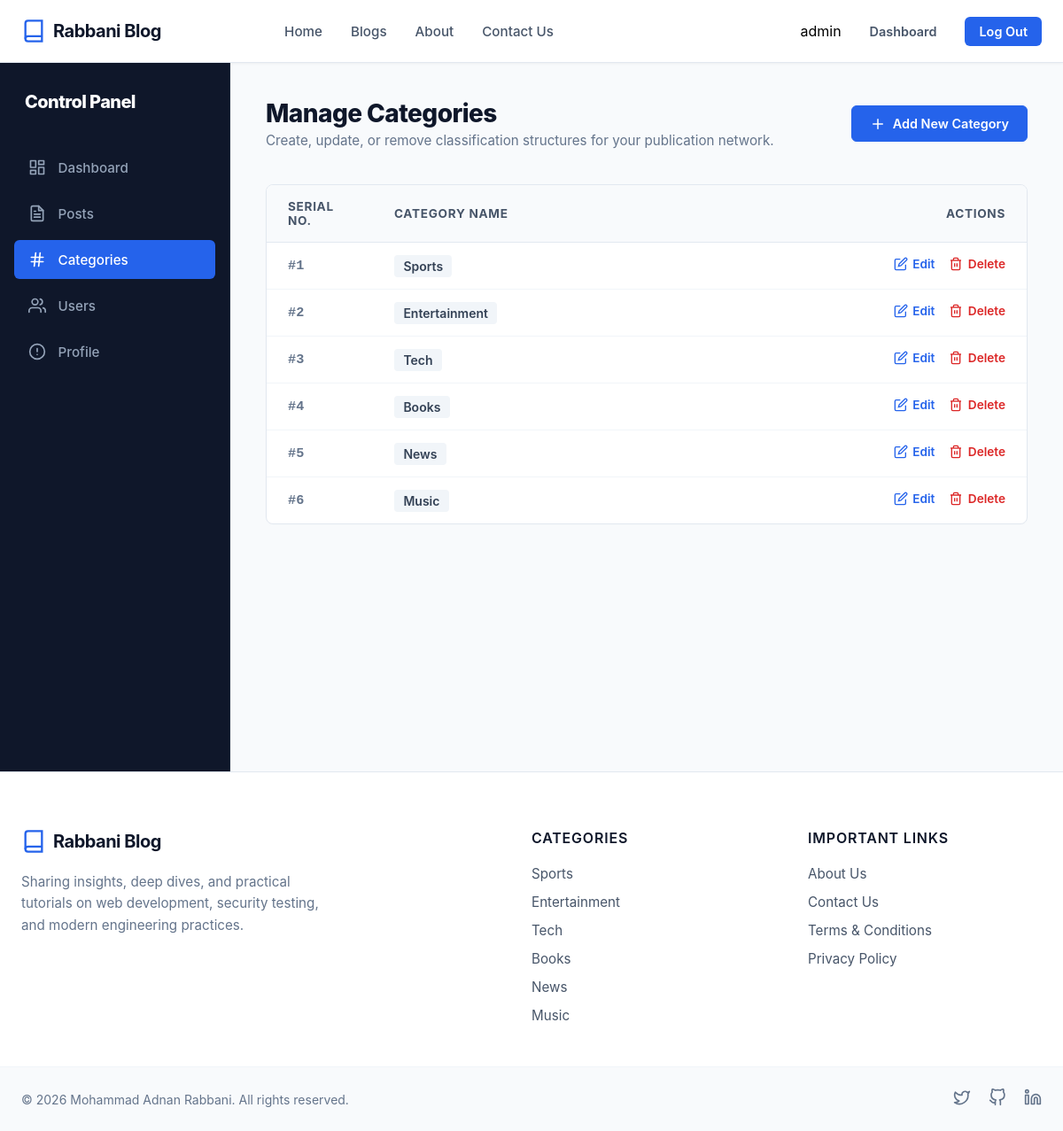
The page /account/categories (signed in) on the database its author committed.
### home/models.py (models this page shows, shortened)
class Category(models.Model):
    category_name = models.CharField(max_length=200)
    slug = models.SlugField(max_length=200, default='cat')
    created_at = models.DateTimeField(auto_now_add=True)
    updated_at = models.DateTimeField(auto_now=True)

### account/views.py (the view)
# urls.py: path('categories', views.categories_acc, name='categories_acc' ),
@login_required(login_url='login_user')
@permission_required('home.view_category', raise_exception=True)
def categories_acc(request):
    categories = Category.objects.all()
    return render(request,'Pages/categories_acc.html', {'categories': categories})

### home/context_processors.py (called while the page is built)
def categories(request):
    return {
        'categories': Category.objects.all()
    }

### templates/Pages/categories_acc.html (shortened to what this page needs)
{% extends 'Pages/base.html' %}
{% load static %}
{% block content %}
<!doctype html>
<html lang="en">
<head>
    <link rel="stylesheet" href="{% static 'CSS/categories_acc.css' %}">
</head>
<body>
<div class="dashboard-wrapper">
    {% include 'Widgets/sidebar.html' %}
    <main class="dash-main-content">
        <header class="dash-content-header dashboard-action-header">
            <div class="welcome-msg">
                <h1>Manage Categories</h1>
                <p>Create, update, or remove classification structures for your publication network.</p>
            </div>
            <a href="{% url 'add_cat' %}" class="dash-btn-primary">
                <svg width="18" height="18" viewBox="0 0 24 24" fill="none" stroke="currentColor" stroke-width="2" stroke-linecap="round" stroke-linejoin="round"><line x1="12" y1="5" x2="12" y2="19"></line><line x1="5" y1="12" x2="19" y2="12"></line></svg>
                Add New Category
            </a>
        </header>
        <section class="table-card">
            <div class="table-responsive">
                <table class="dash-data-table">
                    <thead>
                        <tr>
                            <th scope="col" class="th-sm">Serial No.</th>
                            <th scope="col">Category Name</th>
                            <th scope="col" class="th-actions">Actions</th>
                        </tr>
                    </thead>
                    <tbody>
                        {% for cat in categories %}
                            <tr>
                                <td class="td-serial">#{{ forloop.counter }}</td>
                                <td class="td-name"><span class="table-category-badge">{{ cat.category_name }}</span></td>
                                <td class="td-actions">
                                    <div class="actions-group-wrapper">
                                        <a href="{% url 'edit_cat' cat.id %}" class="action-btn btn-edit" title="Edit Category">
                                            <svg width="16" height="16" viewBox="0 0 24 24" fill="none" stroke="currentColor" stroke-width="2"><path d="M11 4H4a2 2 0 0 0-2 2v14a2 2 0 0 0 2 2h14a2 2 0 0 0 2-2v-7"></path><path d="M18.5 2.5a2.121 2.121 0 0 1 3 3L12 15l-4 1 1-4 9.5-9.5z"></path></svg>
                                            Edit
                                        </a>
                                        <a href="{% url 'delete_cat' cat.id %}" class="action-btn btn-delete" title="Delete Category">
                                            Delete
                                        </a>
                                    </div>
                                </td>
                            </tr>
                        {% endfor %}
                    </tbody>
                </table>
            </div>
        </section>
    </main>
</div>
</body>
</html>
{% endblock content %}

### templates/Pages/base.html (shortened to what this page needs)
{% load static %}
<!DOCTYPE html>
<html lang="en">
<head>
    <link rel="stylesheet" href="{% static 'CSS/base.css' %}">
</head>
<body>
    <header class="blog-header">
        <div class="header-container">
            <a href="#" class="brand">
                <svg class="logo" viewBox="0 0 24 24" fill="none" stroke="currentColor" stroke-width="2">
                    <path d="M4 19.5A2.5 2.5 0 0 1 6.5 17H20"></path>
                    <path d="M6.5 2H20v20H6.5A2.5 2.5 0 0 1 4 19.5v-15A2.5 2.5 0 0 1 6.5 2z"></path>
                </svg>
                <span class="site-name">Rabbani Blog</span>
            </a>
            <nav class="nav-menu">
                <ul class="nav-links">
                    <li><a href="{% url 'home' %}" class="nav-item {% if '/' == request.path %} active {% endif %}">Home</a></li>
                    <li><a href="{% url 'all_blogs' %}" class="nav-item {% if '/all_blogs' in request.path %} active {% endif %}">Blogs</a></li>
                    <li><a href="{% url 'about' %}" class="nav-item {% if '/about' in request.path %} active {% endif %}">About</a></li>
                    <li><a href="{% url 'contact' %}" class="nav-item {% if '/contact' in request.path %} active {% endif %}">Contact Us</a></li>
                </ul>
            </nav>
            <p>{% if user.is_authenticated %}</p>
            <div class="auth-actions">
            {{user.username}}
                 <a href="{% url 'dashboard' %}" class="btn btn-login">Dashboard</a>
            <a class="btn btn-signup" href="{% url 'logout' %}">Log Out</a>
            </div>
            {%  else %}
            <div class="auth-actions">
                <a href="{% url 'login_user' %}" class="btn btn-login">Log In</a>
                <a href="{% url 'register' %}" class="btn btn-signup">Sign Up</a>
            </div>
            {%  endif %}
        </div>
    </header>
{% block content %}
{% endblock content%}
<footer class="blog-footer">
    <div class="footer-container">
        <div class="footer-column brand-column">
            <a href="#" class="brand">
                <svg class="logo" viewBox="0 0 24 24" fill="none" stroke="currentColor" stroke-width="2">
                    <path d="M4 19.5A2.5 2.5 0 0 1 6.5 17H20"></path>
                    <path d="M6.5 2H20v20H6.5A2.5 2.5 0 0 1 4 19.5v-15A2.5 2.5 0 0 1 6.5 2z"></path>
                </svg>
                <span class="site-name">Rabbani Blog</span>
            </a>
            <p class="footer-desc">
                Sharing insights, deep dives, and practical tutorials on web development, security testing, and modern engineering practices.
            </p>
        </div>
        <div class="footer-column">
            <h3 class="footer-heading">Categories</h3>
            <ul class="footer-links">
                {% for category in categories %}
                <li><a href="{% url 'category_wise_view' category.slug %}">{{ category.category_name }}</a></li>
                {% endfor %}
            </ul>
        </div>
        <div class="footer-column">
            <h3 class="footer-heading">Important Links</h3>
            <ul class="footer-links">
                <li><a href="#">About Us</a></li>
                <li><a href="#">Contact Us</a></li>
                <li><a href="#">Terms & Conditions</a></li>
                <li><a href="#">Privacy Policy</a></li>
            </ul>
        </div>
    </div>
    <div class="footer-bottom">
        <div class="footer-bottom-container">
            <p class="copyright">&copy; 2026 Mohammad Adnan Rabbani. All rights reserved.</p>
            <div class="social-icons">
                <a href="#" class="social-link" aria-label="Twitter">
                    <svg viewBox="0 0 24 24" fill="none" stroke="currentColor" stroke-width="2" stroke-linecap="round" stroke-linejoin="round"><path d="M22 4s-.7 2.1-2 3.4c1.6 10-9.4 17.3-18 11.6 2.2.1 4.4-.6 6-2C3 15.5.5 9.6 3 5c2.2 2.6 5.6 4.1 9 4-.9-4.2 4-6.6 7-3.8 1.1 0 3-1.2 3-1.2z"></path></svg>
                </a>
                <a href="#" class="social-link" aria-label="GitHub">
                </a>
                <a href="#" class="social-link" aria-label="LinkedIn">
                    <svg viewBox="0 0 24 24" fill="none" stroke="currentColor" stroke-width="2" stroke-linecap="round" stroke-linejoin="round"><path d="M16 8a6 6 0 0 1 6 6v7h-4v-7a2 2 0 0 0-2-2 2 2 0 0 0-2 2v7h-4v-7a6 6 0 0 1 6-6z"></path><rect x="2" y="9" width="4" height="12"></rect><circle cx="4" cy="4" r="2"></circle></svg>
                </a>
            </div>
        </div>
    </div>
</footer>
</body>
</html>

### static/CSS/base.css (style rules this page uses)
* { margin: 0; padding: 0; box-sizing: border-box; font-family: -apple-system, BlinkMacSystemFont, "Segoe UI", Roboto, Helvetica, Arial, sans-serif; }
body { background-color: #f8fafc; }
.blog-header { background-color: #ffffff; border-bottom: 1px solid #e2e8f0; position: sticky; top: 0; z-index: 1000; box-shadow: 0 1px 3px rgba(0, 0, 0, 0.05); }
.header-container { max-width: 1200px; margin: 0 auto; padding: 0 1.5rem; height: 70px; display: flex; align-items: center; justify-content: space-between; }
.brand { display: flex; align-items: center; gap: 0.5rem; text-decoration: none; color: #0f172a; }
.logo { width: 28px; height: 28px; color: #2563eb; }
.site-name { font-size: 1.25rem; font-weight: 700; letter-spacing: -0.025em; }
.nav-menu { display: flex; align-items: center; }
.nav-links { display: flex; list-style: none; gap: 2rem; }
.nav-item { text-decoration: none; color: #475569; font-size: 0.95rem; font-weight: 500; transition: color 0.2s ease; }
.auth-actions { display: flex; align-items: center; gap: 1rem; }
.btn { text-decoration: none; font-size: 0.9rem; font-weight: 600; padding: 0.5rem 1rem; border-radius: 0.375rem; transition: all 0.2s ease; }
.btn-login { color: #475569; }
.btn-signup { background-color: #2563eb; color: #ffffff; }
.blog-footer { background-color: #ffffff; border-top: 1px solid #e2e8f0; margin-top: auto; color: #475569; }
.footer-container { max-width: 1200px; margin: 0 auto; padding: 4rem 1.5rem 3rem 1.5rem; display: grid; grid-template-columns: 2fr 1fr 1fr; gap: 3rem; }
.footer-column { display: flex; flex-direction: column; gap: 1.25rem; }
.brand-column { max-width: 360px; }
.footer-desc { font-size: 0.95rem; line-height: 1.6; color: #64748b; }
.footer-heading { font-size: 1rem; font-weight: 600; color: #0f172a; letter-spacing: 0.05em; text-transform: uppercase; }
.footer-links { list-style: none; display: flex; flex-direction: column; gap: 0.75rem; }
.footer-links a { text-decoration: none; color: #475569; font-size: 0.95rem; transition: color 0.2s ease; }
.footer-bottom { border-top: 1px solid #f1f5f9; background-color: #f8fafc; }
.footer-bottom-container { max-width: 1200px; margin: 0 auto; padding: 1.5rem 1.5rem; display: flex; align-items: center; justify-content: space-between; }
.copyright { font-size: 0.875rem; color: #64748b; }
.social-icons { display: flex; gap: 1.25rem; }
.social-link { color: #64748b; transition: color 0.2s ease; }
.social-link svg { width: 20px; height: 20px; }

### static/CSS/categories_acc.css (style rules this page uses)
.dashboard-action-header { display: flex; justify-content: space-between; align-items: center; gap: 1.5rem; }
.dash-btn-primary { background-color: #2563eb; color: #ffffff; border: 1px solid #2563eb; text-decoration: none; font-size: 0.9rem; font-weight: 600; padding: 0.65rem 1.25rem; border-radius: 0.375rem; display: inline-flex; align-items: center; gap: 0.5rem; transition: all 0.2s ease; box-shadow: 0 1px 2px rgba(37, 99, 235, 0.05); white-space: nowrap; }
.table-card { background-color: #ffffff; border: 1px solid #e2e8f0; border-radius: 0.5rem; box-shadow: 0 1px 3px rgba(15, 23, 42, 0.01); overflow: hidden; }
.table-responsive { width: 100%; overflow-x: auto; }
.dash-data-table { width: 100%; border-collapse: collapse; text-align: left; font-size: 0.95rem; }
.dash-data-table th, .dash-data-table td { padding: 1rem 1.5rem; vertical-align: middle; }
.dash-data-table th { background-color: #f8fafc; color: #475569; font-weight: 700; font-size: 0.85rem; text-transform: uppercase; letter-spacing: 0.05em; border-bottom: 1px solid #e2e8f0; }
.dash-data-table tbody tr { border-bottom: 1px solid #f1f5f9; transition: background-color 0.15s ease; }
.dash-data-table tbody tr:last-child { border-bottom: none; }
.th-sm { width: 120px; }
.th-actions { width: 220px; text-align: right; }
.td-serial { font-family: monospace; font-weight: 600; color: #64748b; }
.td-name { font-weight: 600; color: #0f172a; }
.table-category-badge { background-color: #f1f5f9; color: #334155; padding: 0.25rem 0.65rem; border-radius: 4px; font-size: 0.875rem; }
.td-actions { text-align: right; }
.actions-group-wrapper { display: inline-flex; justify-content: flex-end; gap: 1rem; }
.action-btn { display: inline-flex; align-items: center; gap: 0.35rem; font-size: 0.85rem; font-weight: 600; text-decoration: none; transition: color 0.15s ease; }
.btn-edit { color: #2563eb; }
.btn-delete { color: #dc2626; }

### rows shown on the page
Category: category_name "Sports"
Category: category_name "Entertainment"
Category: category_name "Tech"
Category: category_name "Books"
Category: category_name "News"
Category: category_name "Music"

### other values the page prints
{{ user.username }} "admin"
